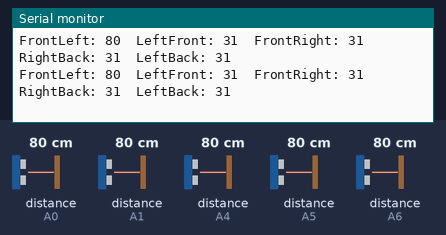
This sketch was run on a simulated Arduino Nano, built with avr-gcc and run on an emulated ATmega328P. Shown: the last lines printed to the serial monitor. The inputs (shaded band) are chosen by the test bench; at power-on: distance to the obstacle (sensors on A0, A1, A4, A5, A6) 80 cm.

Above: at 1.2 s.
1.3 s: distance to the obstacle (sensor on A0) set to 2 cm
At 1.8 s:
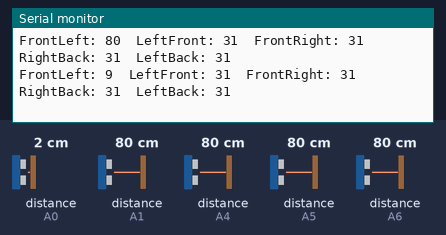
4.3 s: distance to the obstacle (sensor on A1) set to 4 cm
At 4.48 s:
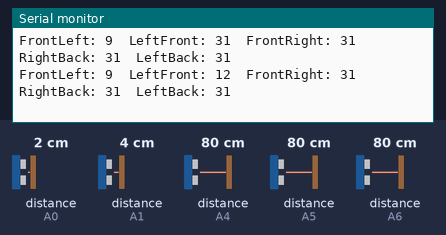
7.3 s: distance to the obstacle (sensor on A4) set to 2 cm
At 7.54 s:
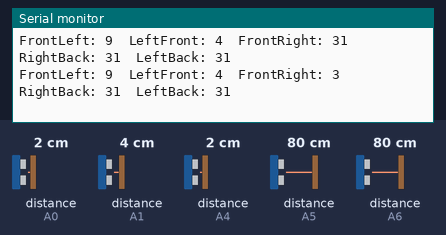
8.8 s: distance to the obstacle (sensor on A5) set to 2 cm
At 9.07 s:
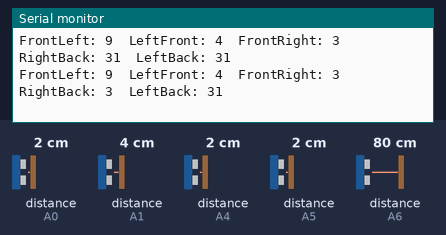
10.3 s: distance to the obstacle (sensor on A1) set to 2 cm
At 10.6 s:
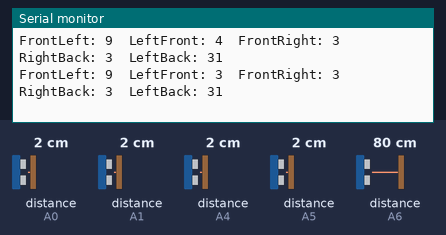
13.3 s: distance to the obstacle (sensor on A1) set to 9 cm
At 13.66 s:
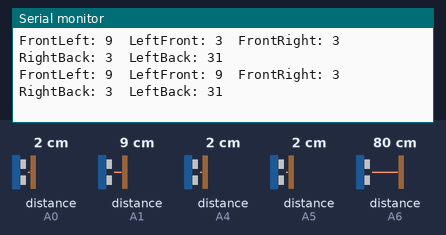
Timing chart, 0 to 16.3 s (numbered marks = the images above; inputs shaded):
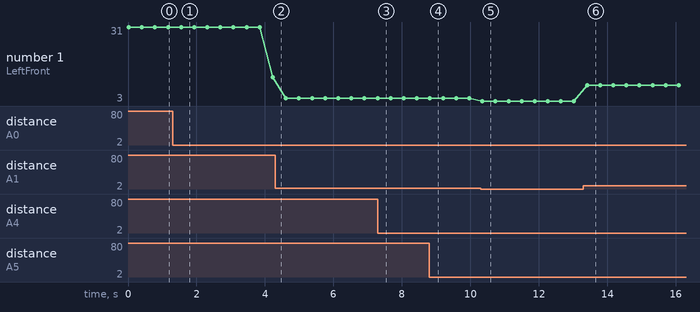

Measured:
- after the input at 1.3 s, the serial monitor: prints a new line after 0.25 s (image 1)
- after the input at 8.8 s, the serial monitor: prints a new line at once (image 4)
- after the input at 10.3 s, the serial monitor: prints a new line after 0.05 s (image 5)
- after the input at 13.3 s, the serial monitor: prints a new line after 0.11 s (image 6)
- plotted number 1: 31 → 12 after the input at 1.3 s, 12 → 4 after the input at 4.3 s

The sketch:

sketch_feb21a.ino
```cpp
#include <LiquidCrystal_I2C.h>

#include <SharpIR.h>

#include "Util.h"


LiquidCrystal_I2C lcd(0x20, 20, 4);

SharpIR FL(A0, 1080);
SharpIR LF(A1, 430);
SharpIR FR(A4, 430);
SharpIR RB(A5, 430);
SharpIR LB(A6, 430);

void setup() {
  Serial.begin(9600);
}

void loop() {
  int dis = FL.distance();
  Serial.print("FrontLeft: ");
  Serial.print(dis);

  dis = readLeftFront(LF);
  Serial.print("  LeftFront: ");
  Serial.print(dis);

  dis = FR.distance();
  Serial.print("  FrontRight: ");
  Serial.print(dis);

  dis = RB.distance();
  Serial.print("  RightBack: ");
  Serial.print(dis);

  dis = LB.distance();
  Serial.print("  LeftBack: ");
  Serial.println(dis);
  delay(100);

}
```

Util.cpp
```cpp
#include "Util.h"

int readLeftFront(SharpIR sensor) {
  int sum = 0;
  int n = 10;
  for (int i = 0; i < n; i++) {
    sum += sensor.distance();
  }

  sum /= n;
  //sum /= 2;

  return sum;
}
```

Util.h
```cpp
#include "Arduino.h"
#include "SharpIR.h"

extern int readLeftFront(SharpIR sensor);
```
